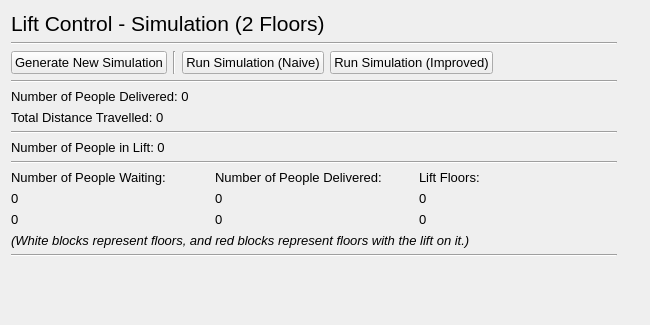
<?xml version="1.0" encoding="UTF-8"?>
<ui version="4.0">
 <class>mwindow_sim_2_floors</class>
 <widget class="QMainWindow" name="mwindow_sim_2_floors">
  <property name="geometry">
   <rect>
    <x>0</x>
    <y>0</y>
    <width>650</width>
    <height>325</height>
   </rect>
  </property>
  <property name="font">
   <font>
    <family>Arial</family>
    <pointsize>10</pointsize>
   </font>
  </property>
  <property name="windowTitle">
   <string>Simulation - Lift Control</string>
  </property>
  <widget class="QWidget" name="central_widget">
   <widget class="QWidget" name="layoutWidget">
    <property name="geometry">
     <rect>
      <x>11</x>
      <y>11</y>
      <width>606</width>
      <height>340</height>
     </rect>
    </property>
    <layout class="QVBoxLayout" name="vert_layout_lift_control">
     <item>
      <widget class="QLabel" name="lbl_lift_control">
       <property name="font">
        <font>
         <pointsize>16</pointsize>
         <weight>50</weight>
         <bold>false</bold>
        </font>
       </property>
       <property name="text">
        <string>Lift Control - Simulation (2 Floors)</string>
       </property>
      </widget>
     </item>
     <item>
      <widget class="Line" name="hori_line_lift_control">
       <property name="orientation">
        <enum>Qt::Horizontal</enum>
       </property>
      </widget>
     </item>
     <item>
      <layout class="QHBoxLayout" name="hori_layout_nav">
       <item>
        <widget class="QPushButton" name="btn_generate_new_sim">
         <property name="text">
          <string>Generate New Simulation</string>
         </property>
        </widget>
       </item>
       <item>
        <widget class="Line" name="vert_line_buttons">
         <property name="orientation">
          <enum>Qt::Vertical</enum>
         </property>
        </widget>
       </item>
       <item alignment="Qt::AlignLeft">
        <widget class="QPushButton" name="btn_run_sim_naive">
         <property name="text">
          <string>Run Simulation (Naive)</string>
         </property>
        </widget>
       </item>
       <item>
        <widget class="QPushButton" name="btn_run_sim_improved">
         <property name="text">
          <string>Run Simulation (Improved)</string>
         </property>
        </widget>
       </item>
       <item>
        <spacer name="hori_spacer_nav">
         <property name="orientation">
          <enum>Qt::Horizontal</enum>
         </property>
         <property name="sizeHint" stdset="0">
          <size>
           <width>40</width>
           <height>20</height>
          </size>
         </property>
        </spacer>
       </item>
      </layout>
     </item>
     <item>
      <widget class="Line" name="hori_line_nav">
       <property name="orientation">
        <enum>Qt::Horizontal</enum>
       </property>
      </widget>
     </item>
     <item>
      <widget class="QLabel" name="lbl_num_delivered">
       <property name="text">
        <string>Number of People Delivered: 0</string>
       </property>
      </widget>
     </item>
     <item>
      <widget class="QLabel" name="lbl_distance_travelled">
       <property name="text">
        <string>Total Distance Travelled: 0</string>
       </property>
      </widget>
     </item>
     <item>
      <widget class="Line" name="hori_line_summary">
       <property name="orientation">
        <enum>Qt::Horizontal</enum>
       </property>
      </widget>
     </item>
     <item>
      <widget class="QLabel" name="lbl_num_in_lift">
       <property name="text">
        <string>Number of People in Lift: 0</string>
       </property>
      </widget>
     </item>
     <item>
      <widget class="Line" name="hori_line_status">
       <property name="orientation">
        <enum>Qt::Horizontal</enum>
       </property>
      </widget>
     </item>
     <item>
      <layout class="QGridLayout" name="grid_layout_sim">
       <item row="0" column="1">
        <widget class="QLabel" name="lbl_delivered_floors">
         <property name="font">
          <font>
           <weight>50</weight>
           <bold>false</bold>
          </font>
         </property>
         <property name="text">
          <string>Number of People Delivered:</string>
         </property>
        </widget>
       </item>
       <item row="1" column="2">
        <widget class="QLabel" name="lbl_floor_1">
         <property name="text">
          <string>0</string>
         </property>
        </widget>
       </item>
       <item row="1" column="0">
        <widget class="QLabel" name="lbl_waiting_1">
         <property name="text">
          <string>0</string>
         </property>
        </widget>
       </item>
       <item row="2" column="2">
        <widget class="QLabel" name="lbl_floor_0">
         <property name="text">
          <string>0</string>
         </property>
        </widget>
       </item>
       <item row="2" column="0">
        <widget class="QLabel" name="lbl_waiting_0">
         <property name="text">
          <string>0</string>
         </property>
        </widget>
       </item>
       <item row="2" column="1">
        <widget class="QLabel" name="lbl_delivered_0">
         <property name="text">
          <string>0</string>
         </property>
        </widget>
       </item>
       <item row="0" column="2">
        <widget class="QLabel" name="lbl_lift_floors">
         <property name="font">
          <font>
           <weight>50</weight>
           <bold>false</bold>
          </font>
         </property>
         <property name="text">
          <string>Lift Floors:</string>
         </property>
        </widget>
       </item>
       <item row="1" column="1">
        <widget class="QLabel" name="lbl_delivered_1">
         <property name="text">
          <string>0</string>
         </property>
        </widget>
       </item>
       <item row="0" column="0">
        <widget class="QLabel" name="lbl_waiting_floors">
         <property name="font">
          <font>
           <weight>50</weight>
           <bold>false</bold>
          </font>
         </property>
         <property name="text">
          <string>Number of People Waiting:</string>
         </property>
        </widget>
       </item>
      </layout>
     </item>
     <item>
      <widget class="QLabel" name="lbl_key">
       <property name="font">
        <font>
         <italic>true</italic>
        </font>
       </property>
       <property name="text">
        <string>(White blocks represent floors, and red blocks represent floors with the lift on it.)</string>
       </property>
      </widget>
     </item>
     <item>
      <widget class="Line" name="hori_line_sim">
       <property name="orientation">
        <enum>Qt::Horizontal</enum>
       </property>
      </widget>
     </item>
     <item>
      <widget class="QLabel" name="lbl_update">
       <property name="text">
        <string/>
       </property>
      </widget>
     </item>
     <item>
      <spacer name="vert_spacer">
       <property name="orientation">
        <enum>Qt::Vertical</enum>
       </property>
       <property name="sizeHint" stdset="0">
        <size>
         <width>20</width>
         <height>40</height>
        </size>
       </property>
      </spacer>
     </item>
    </layout>
   </widget>
  </widget>
 </widget>
 <resources/>
 <connections/>
</ui>
